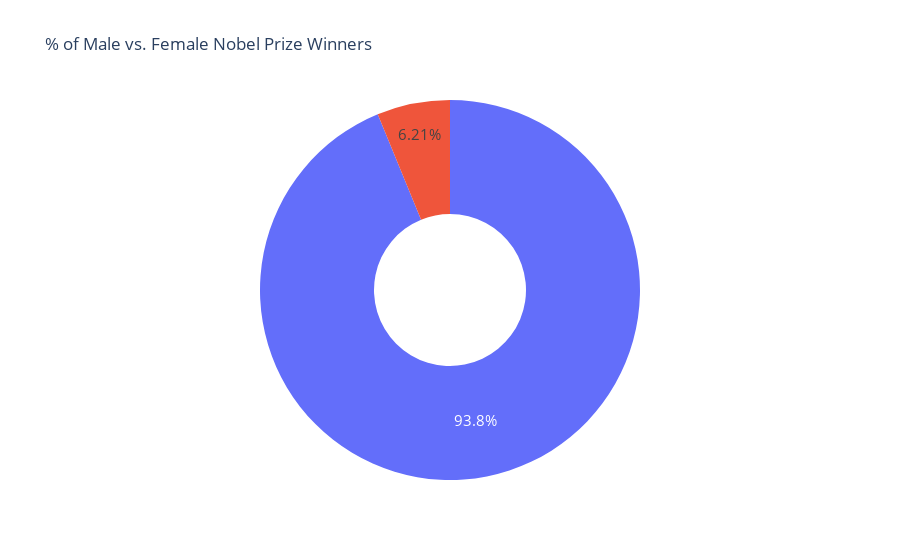

Notebook source saved alongside this figure:
### Code cell
# labels = df_data.sex.unique()
# print(labels)

biology = df_data.sex.value_counts()
print(biology)

fig = px.pie(labels=biology.index, values=biology.values, title='% of Male vs. Female Nobel Prize Winners', hole=.4) 
fig.update_traces(textposition='inside', textfont_size=15, textinfo='percent')

fig.show()

### Figure 1 — Plotly figure (JSON) as saved in the notebook; plotly's stock layout.template omitted (floating-point values rounded to 4 significant figures)
{"data": [{"domain": {"x": [0, 1], "y": [0, 1]}, "hole": 0.4, "hovertemplate": "value=%{value}<extra></extra>", "legendgroup": "", "name": "", "showlegend": false, "textfont": {"size": 15}, "textinfo": "percent", "textposition": "inside", "type": "pie", "values": [876, 58]}], "layout": {"legend": {"tracegroupgap": 0}, "title": {"text": "% of Male vs. Female Nobel Prize Winners"}}}
